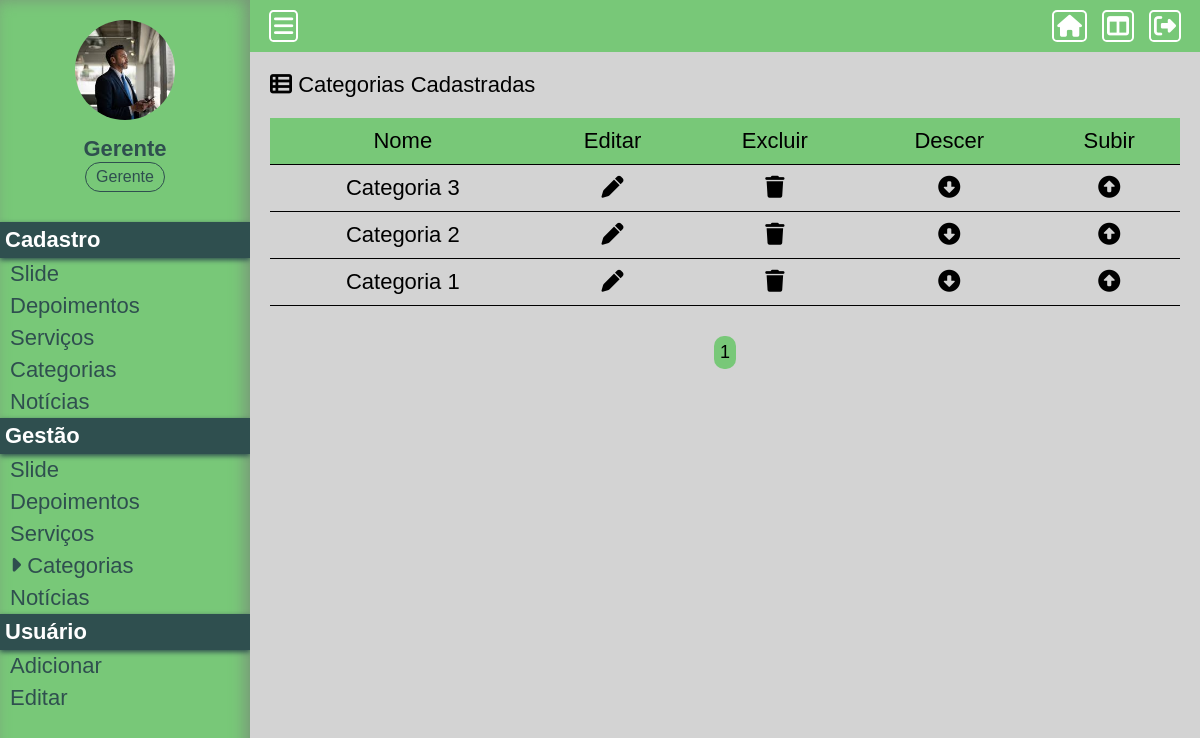
/Projeto01/painel/gerir-categoria (signed in), run on the app's committed database.
### Projeto01/assets/classes/MySql.php (called while the page is built)
<?php
    class MySql {
        private static $pdo;
        public static function conectar() {
            if(self::$pdo == null) {
                try {
                    self::$pdo = new PDO('mysql:host='.HOST.';dbname='.DATABASE, USER, PASSWORD, array(PDO::MYSQL_ATTR_INIT_COMMAND => "SET NAMES utf8"));
                    self::$pdo -> setAttribute(PDO::ATTR_ERRMODE, PDO::ERRMODE_EXCEPTION);
                } catch(\Throwable $th) {
                    echo '<h4>Não foi possível realizar a conexão com o banco de dados</h4>';
                }
            }
            return self::$pdo;
        }
    }
?>

### Projeto01/painel/pages/gerir-categoria.php (the view, shortened to what this page needs)
<?php
	$paginaAtual = isset($_GET['pagina']) ? (int) $_GET['pagina'] : 1;
	$porPagina = 5;
	$categorias = Painel::getAll(TABELA_CATEGORIAS, (($paginaAtual - 1)*$porPagina), $porPagina);
?>
<div class="box-content">
	<h2><i class="fa-solid fa-table-list"></i> Categorias Cadastradas</h2>
	<div class="wraper-table">
		<table>
			<tr>
				<td>Nome</td>
				<td>Editar</td>
				<td>Excluir</td>
				<td>Descer</td>
				<td>Subir</td>
			</tr>
			<?php foreach($categorias as $key => $value) {?>
			<tr>
				<td><?php echo $value['nome']?></td>
				<td><a href="<?php echo INCLUDE_PATH_PAINEL ?>editar-categoria?id=<?php echo $value['id'];?>" class="edit"><i class="fa-solid fa-pen"></i></a></td>
				<td><a actionBtn="delete" href="<?php echo INCLUDE_PATH_PAINEL ?>gerir-categoria?excluir=<?php echo $value['id'];?>" class="delete"><i class="fa-solid fa-trash"></i></a></td>
				<td><a href="<?php echo INCLUDE_PATH_PAINEL;?>gerir-categoria?order=up&id=<?php echo $value['id'];?>" class="order-down"><i class="fa-solid fa-circle-down"></i></a></td>
				<td><a href="<?php echo INCLUDE_PATH_PAINEL;?>gerir-categoria?order=down&id=<?php echo $value['id'];?>" class="order-up"><i class="fa-solid fa-circle-up"></i></a></td>
			</tr>
			<?php }?>
		</table>
	</div>
	<div class="paginacao">
		<?php
		$totalPaginas = ceil(count(Painel::getAll(TABELA_CATEGORIAS)) / $porPagina);
		for($i = 1; $i <= $totalPaginas; $i++) {
			if($i == $paginaAtual)
				echo '<a href="'.INCLUDE_PATH_PAINEL.'gerir-categoria?pagina='.$i.'" class="page-selected">'.$i.'</a>';
			else
				echo '<a href="'.INCLUDE_PATH_PAINEL.'gerir-categoria?pagina='.$i.'">'.$i.'</a>';
		}
		?>
	</div>
</div>

### Projeto01/painel/css/style.css (style rules this page uses)
* { margin: 0; padding: 0; box-sizing: border-box; font-size: 22px; font-family: sans-serif; }
html, body { height: 100%; background-color: lightgrey; }
.box-content { padding: 20px; }
.box-content h2 { font-weight: 300; font: 22px; }
table { margin: 20px 0; width: 100%; border-collapse: collapse; text-align: center; }
table tr:nth-of-type(1) { background-color: rgb(120, 200, 120); }
table tr { border-bottom: 1px solid black; }
table td { padding: 10px; }
.edit, .delete, .order-up, .order-down { color: black; padding: 10px; }
.paginacao { margin: 10px 0; text-align: center;; }
.paginacao a { font-size: 18px; margin: 0 5px; display: inline-block; padding: 6px; border-radius: 10px; background-color: lightsteelblue; text-decoration: none; color: black; }
.paginacao a.page-selected { background-color: rgb(120, 200, 120); }
.wraper-table { overflow: auto; }

### data on the page
tb_admin.categorias: nome "Categoria 3"
tb_admin.categorias: nome "Categoria 2"
tb_admin.categorias: nome "Categoria 1"

### other printed values
$_SESSION['nome'] "Gerente"
Painel::pegaCargo($_SESSION['cargo']) "Gerente"
